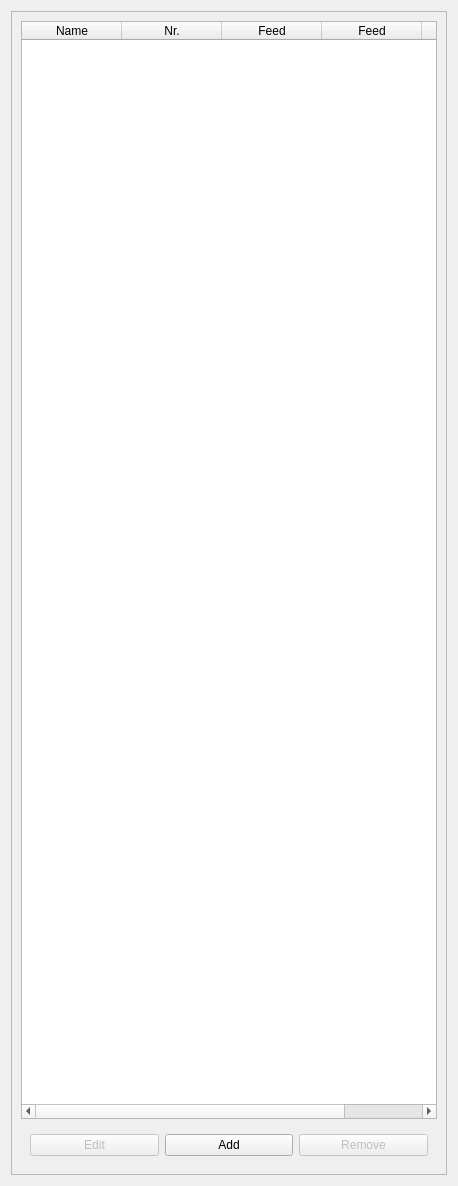
      <widget class="QWidget" name="page">
       <property name="geometry">
        <rect>
         <x>0</x>
         <y>0</y>
         <width>458</width>
         <height>1186</height>
        </rect>
       </property>
       <attribute name="label">
        <string>Tools</string>
       </attribute>
       <layout class="QVBoxLayout" name="verticalLayout_7">
        <item>
         <widget class="QFrame" name="frame_2">
          <property name="frameShape">
           <enum>QFrame::StyledPanel</enum>
          </property>
          <property name="frameShadow">
           <enum>QFrame::Raised</enum>
          </property>
          <layout class="QVBoxLayout" name="verticalLayout_6">
           <item>
            <widget class="QTableWidget" name="toolControllerList">
             <attribute name="verticalHeaderVisible">
              <bool>false</bool>
             </attribute>
             <column>
              <property name="text">
               <string>Name</string>
              </property>
             </column>
             <column>
              <property name="text">
               <string>Nr.</string>
              </property>
             </column>
             <column>
              <property name="text">
               <string>Feed</string>
              </property>
              <property name="icon">
               <iconset theme="object-flip-horizontal">
                <normaloff/>
               </iconset>
              </property>
             </column>
             <column>
              <property name="text">
               <string>Feed</string>
              </property>
              <property name="icon">
               <iconset theme="object-flip-vertical">
                <normaloff/>
               </iconset>
              </property>
             </column>
             <column>
              <property name="text">
               <string>Spindle</string>
              </property>
             </column>
            </widget>
           </item>
           <item>
            <widget class="QWidget" name="widget_4" native="true">
             <layout class="QHBoxLayout" name="horizontalLayout_2">
              <item>
               <widget class="QPushButton" name="toolControllerEdit">
                <property name="enabled">
                 <bool>false</bool>
                </property>
                <property name="text">
                 <string>Edit</string>
                </property>
               </widget>
              </item>
              <item>
               <widget class="QPushButton" name="toolControllerAdd">
                <property name="text">
                 <string>Add</string>
                </property>
               </widget>
              </item>
              <item>
               <widget class="QPushButton" name="toolControllerDelete">
                <property name="enabled">
                 <bool>false</bool>
                </property>
                <property name="text">
                 <string>Remove</string>
                </property>
               </widget>
              </item>
             </layout>
            </widget>
           </item>
          </layout>
         </widget>
        </item>
       </layout>
      </widget>
